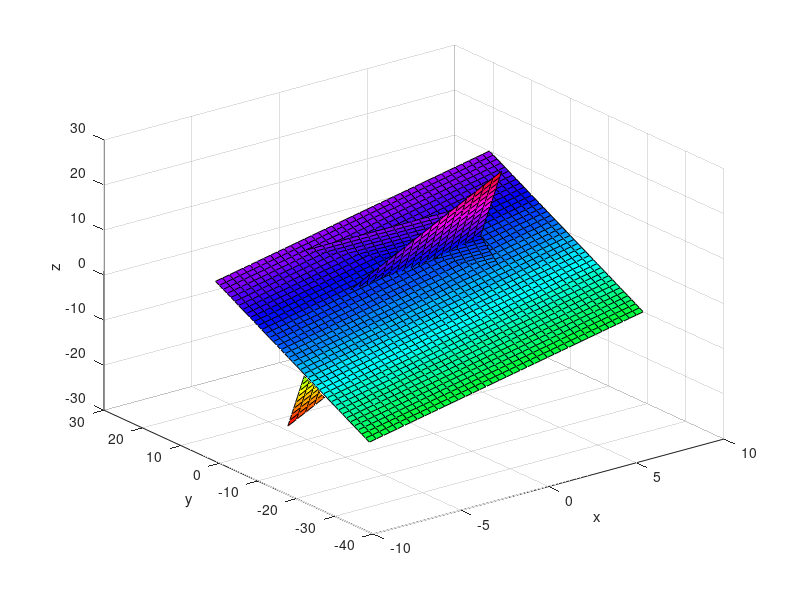
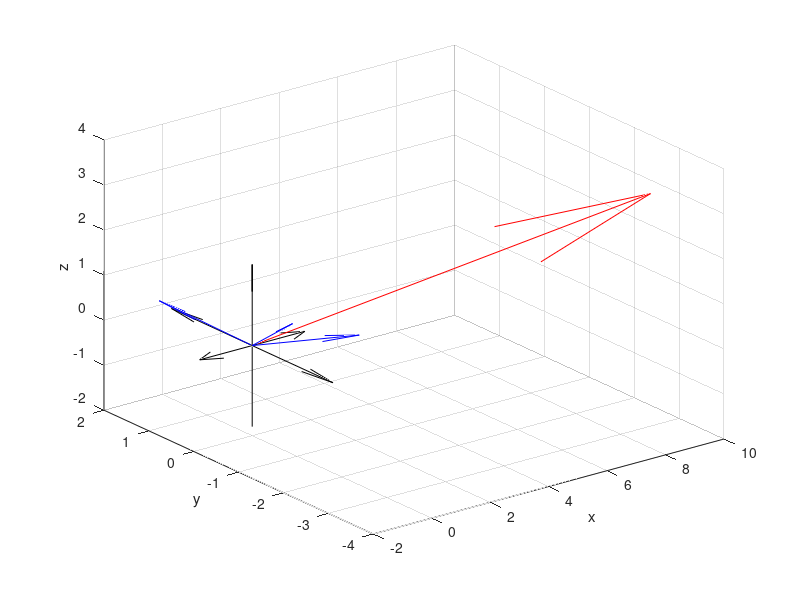

These figures' MATLAB source, in order:

clear all

%eqn1
x=-10:.5:10;
[X,Z]=meshgrid(x);
a=1; b=-1; c=2; d=9;
Y=(d-a*X-c*Z)/b;
figure 
surf(X,Y,Z)
colormap hsv
shading faceted
xlabel('x'); ylabel('y'); zlabel('z')
hold on

%eqn2
clear all;
x=-5:.5:5;
[X,Y]=meshgrid(x);
a=-2; b=3; c=1; d=-4;
Z=(d-a*X-b*Y)/c;

surf(X,Y,Z)

%eqn3
a=0; b=-1; c=1; d=4;
Z=(d-a*X-b*Y)/c;

surf(X,Y,Z)

figure 
xvector=[2 0 0];
yvector=[0 2 0];
zvector=[0 0 2];

quiver3(0,0,0,xvector(1),xvector(2),xvector(3),'k')
hold on
quiver3(0,0,0,-xvector(1),xvector(2),xvector(3),'k')
quiver3(0,0,0,yvector(1),yvector(2),yvector(3),'k')
quiver3(0,0,0,yvector(1),-yvector(2),-yvector(3),'k')
quiver3(0,0,0,zvector(1),zvector(2),zvector(3),'k')
quiver3(0,0,0,zvector(1),zvector(2),-zvector(3),'k')

%-- plot column vectors of A and b --
column1=[1 -2 1];
column2=[-2 1 1];
column3=[0 -1 1];
bvector=[9 -4 4];
quiver3(0,0,0,column1(1),column1(2),column1(3),'b')
quiver3(0,0,0,column2(1),column2(2),column2(3),'b')
quiver3(0,0,0,column3(1),column3(2),column3(3),'b')
quiver3(0,0,0,bvector(1),bvector(2),bvector(3),'r')
xlabel('x'); ylabel('y'); zlabel('z')


%----SOLUTION----%

%x-y+2z=9 
%-2x+3y+z=-4
%-y+z=4
a=[1 -1 2;-2 3 1;0 -1 1];
b=[9;-4;4];
A=inv(a);
A*b
